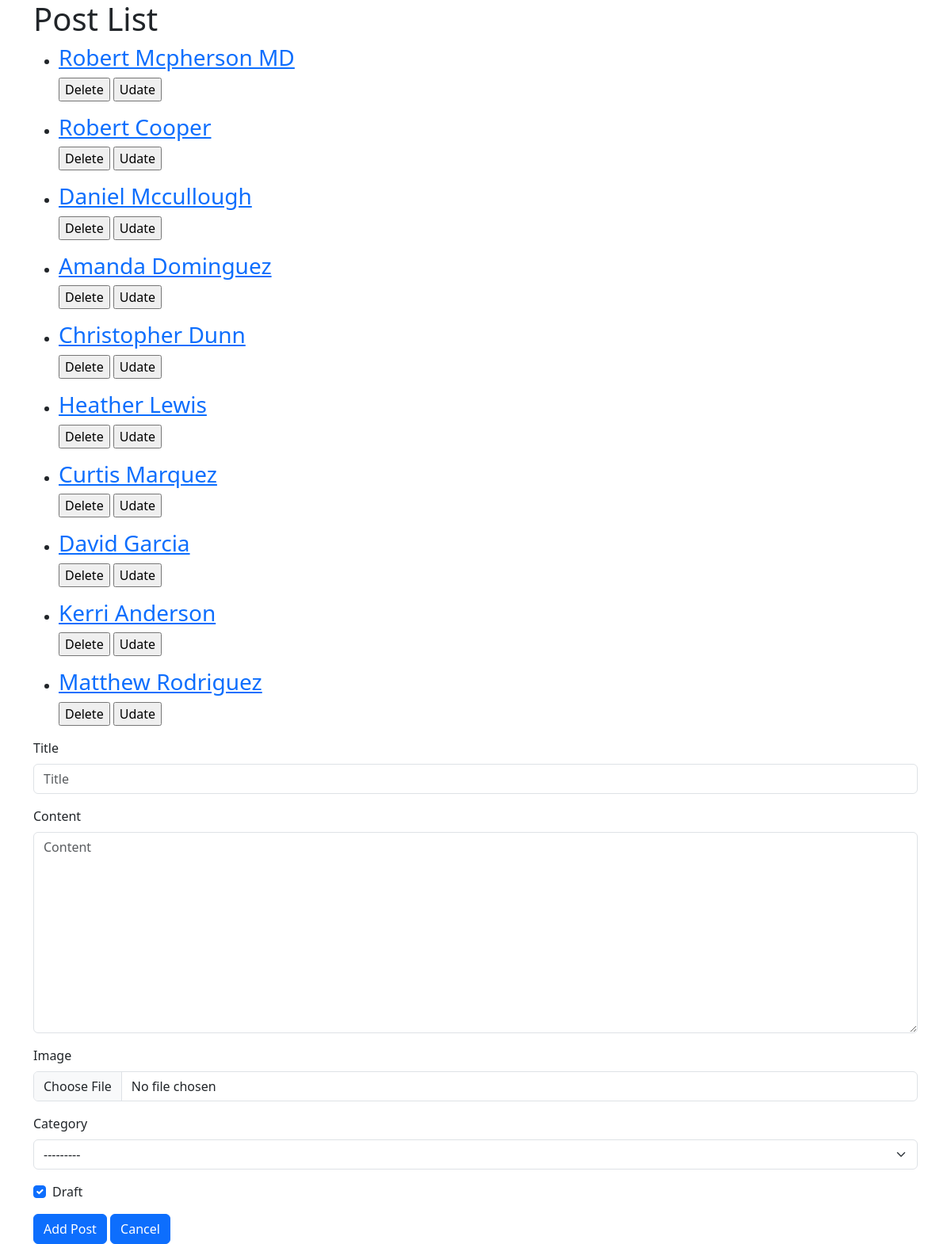
The page /blog/ on the database as committed earlier.
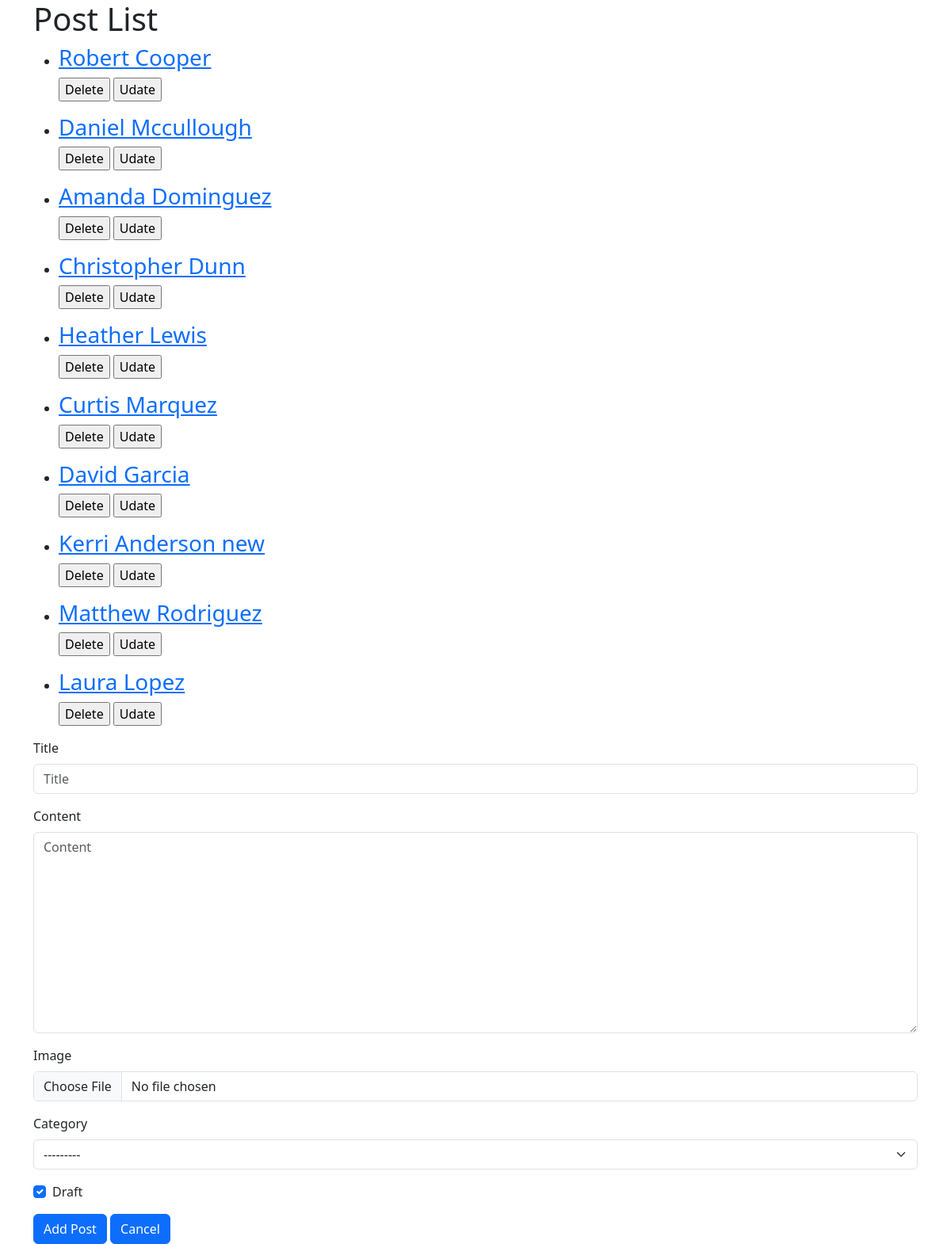
The same page on the database as committed later.
### blog/models.py (models this page shows, shortened)
class Post(models.Model):
    user=models.ForeignKey(User,related_name='post_user',on_delete=models.CASCADE)
    title=models.CharField(max_length=120)
    content=models.TextField(max_length=2500)
    image=models.ImageField(upload_to='photo_post')
    publish_date=models.DateTimeField(default=timezone.now)
    tags = TaggableManager()
    category=models.ForeignKey('Category',related_name='post_category',on_delete=models.SET_NULL,null=True,blank=True)
    slug=models.SlugField(null=True,blank=True)
    draft=models.BooleanField(default=True)
    def __str__(self):
        return self.title

### blog/views.py (the view)
# urls.py: path('',views.post_list,name='post-list'),
def post_list(request):
    posts=Post.objects.all().order_by('-id')[:10]
    if request.method=='POST':
         form=PostForm(request.POST,request.FILES)
         if form.is_valid():
             myform=form.save(commit=False)
             myform.user=request.user
             myform.save()
             return redirect('/blog/')
    else:
        form=PostForm()
    context={
        'posts':posts,
        'form':form
    }
    return render(request,'blog/post_list.html',context)

### blog/forms.py
class PostForm(forms.ModelForm):
    class Meta:
        model=Post
        fields=['title','content','image','category','draft']

### blog/models.py (called while the page is built)
    def __str__(self):
        return self.name

### blog/templates/blog/post_list.html (shortened to what this page needs)
{% load django_bootstrap5 %}
<!doctype html>
<html lang="en">
  <head>
    <link href="https://cdn.jsdelivr.net/npm/bootstrap@5.3.5/dist/css/bootstrap.min.css" rel="stylesheet">
  </head>
  <body>
    <div class="container">
        <h1>Post List</h1>
        {% for object in posts %}
        <ul>
            <li>
                <a href="/blog/{{object.slug}}"><h3>{{object}}</h3></a>
            </li>
            <input type="submit" value="Delete">
            <input type="submit" value="Udate">
        </ul>
    {% endfor %}
    <form action="" method="post" enctype="multipart/form-data">
        {% bootstrap_form form %}
        {% bootstrap_button button_type="submit" content="Add Post" %}
        {% bootstrap_button button_type="reset" content="Cancel" %}
    </form>
    </div>
  </body>
</html>

Rows that differ between the two databases and show on the page:
removed Post: title "Robert Mcpherson MD"
changed Post: title "Kerri Anderson" → "Kerri Anderson new"
now on this page (row unchanged): Post: title "Laura Lopez"
